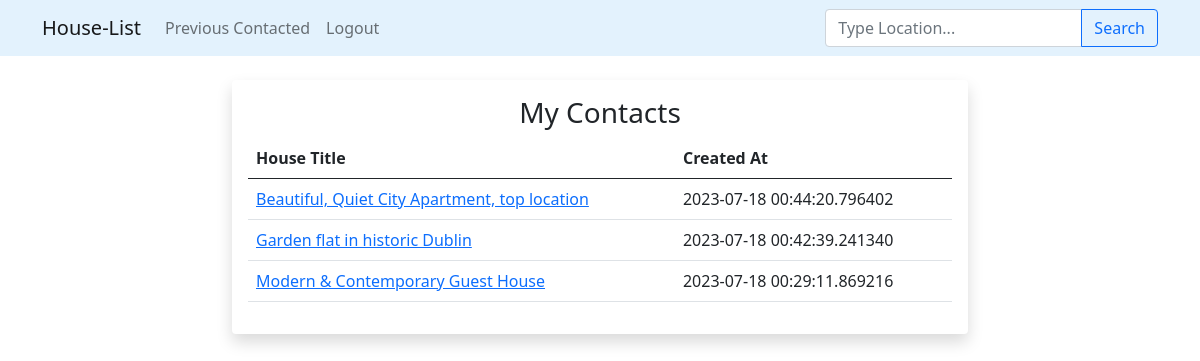
/my_contacts (signed in), run on the app's committed database.
### main.py (models this page shows, shortened)
class Contact(db.Model):
    id = db.Column(db.Integer, primary_key=True)
    user_id = db.Column(db.Integer, db.ForeignKey('users.id'), nullable=False)
    house_id = db.Column(db.Integer, db.ForeignKey('houses.id'), nullable=False)
    message = db.Column(db.Text)
    created_at = db.Column(db.DateTime, default=datetime.utcnow)

class House(db.Model):
    __tablename__ = "houses"
    id = db.Column(db.Integer, primary_key=True)
    title = db.Column(db.String(100))
    price = db.Column(db.Integer)
    location = db.Column(db.String(100))
    description = db.Column(db.Text)
    image_1 = db.Column(db.String(150), nullable=False, default='image1.jpg')
    image_2 = db.Column(db.String(150), nullable=False, default='image2.jpg')
    image_3 = db.Column(db.String(150), nullable=False, default='image3.jpg')
    contacts = db.relationship('Contact', backref='house', lazy=True)
    created_at = db.Column(db.DateTime, nullable=False, default=datetime.utcnow)

### main.py (the view)
@app.route('/my_contacts')
@login_required
def my_contacts():
    contacts = Contact.query.filter_by(user_id=current_user.id).order_by(Contact.created_at.desc()).all()
    return render_template('my_contacts.html', contacts=contacts)

### main.py (called while the page is built)
@login_manager.user_loader
def load_user(user_id):
    return User.query.get(int(user_id))

### templates/my_contacts.html
{% extends 'base.html' %}
{% block content %}
<div class="container my-4">
    <div class="row my-4">
        <div class="col-md-8 mx-auto">
            <div class="card border-0 shadow">
                <div class="card-body">
                    <h3 class="text-center">My Contacts</h3>
                    <table class="table">
                        <thead>
                            <tr>
                                <th>House Title</th>
                                <th>Created At</th>
                            </tr>
                        </thead>
                        <tbody>
                            {% for contact in contacts %}
                                <tr>
                                    <td><a href="{{ url_for('house_details', house_id=contact.house.id) }}">{{ contact.house.title }}</a></td>
                                    <td>{{ contact.created_at }}</td>
                                </tr>
                            {% endfor %}
                        </tbody>
                    </table>
                </div>
              </div>
        </div>
    </div>
</div>
{% endblock %}

### data on the page
Contact: house "Beautiful, Quiet City Apartment, top location", created_at "2023-07-18 00:44:20.796402"
Contact: house "Garden flat in historic Dublin", created_at "2023-07-18 00:42:39.241340"
Contact: house "Modern & Contemporary Guest House", created_at "2023-07-18 00:29:11.869216"
